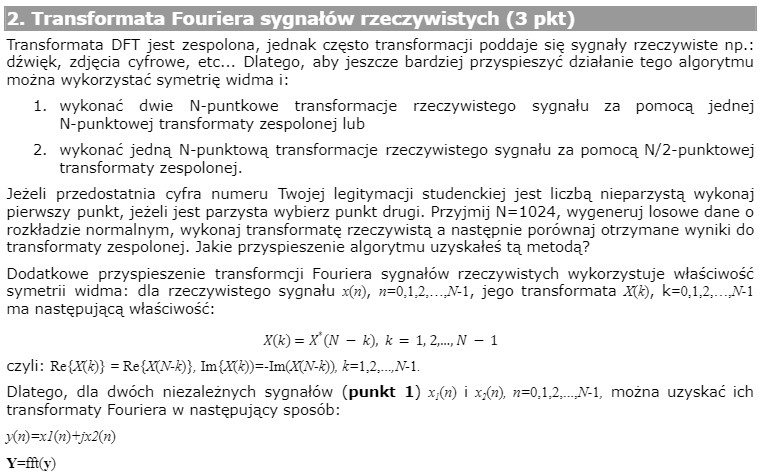
%> input picture CPS_LAB4/Zad 2/Instrukcja21.jpg, 765 x 475 px
$ octave Zad2.m   (GNU Octave 9; MATLAB toolbox functions it lacks are replaced by stand-ins)
%> lines starting %> are read from the running program, lines starting %| are printed output that depends on the picture
clc;
% Zadanie 2 - Transformata sygnałów rzeczywistych
% 2 N-puntkowe transformacje rzeczywistego sygnału
% za pomocą jednej N-punktowej transformaty zespolonej
clear all; close all;

% Instrukcja do zadania
figure(1);
Img=imread("Instrukcja21.jpg");
%> Img is the input picture: size 475x765x3 uint8; min 0, max 255, mean 233.9
Img=imshow(Img);
figure(2);
Img=imread("Instrukcja22.jpg");
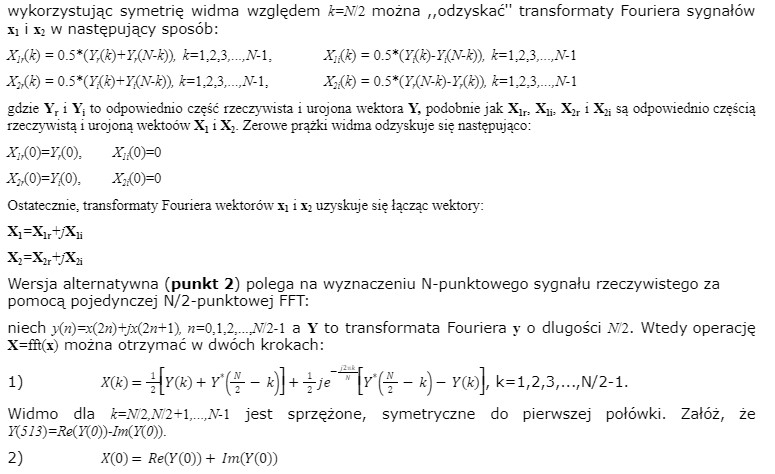
%> input picture CPS_LAB4/Zad 2/Instrukcja22.jpg, 775 x 474 px
%> Img is the input picture: size 474x775x3 uint8; min 0, max 255, mean 242.5
Img=imshow(Img);

%%%%%%%%%%%%%%%%%%%%%%%%%%%%%%%%%%%%%%%%%%%%%%%%%%%%%%%%%%%%%%%%%%%%

% Przyjmij N=1024, wygeneruj losowe dane o rozkładzie normalnym
N = 1024;
x1 = randn(1,N);
x2 = randn(1,N);

% Wykonaj transformatę rzeczywistą - Fast Fourier Transform
Xmat1 = fft(x1);
Xmat2 = fft(x2);

% Tworzenie sygnału zespolonego i jego transformata
y = x1 + 1i*x2;
Y = fft(y);

% Rozdzielanie 2 sygnałów na 2 transformaty pojednynczych sygnałów
for k=1:N-1
    X1r(k+1) = 0.5*(real(Y(k+1)) + real(Y(N-k+1)));
    X1i(k+1) = 0.5*(imag(Y(k+1)) - imag(Y(N-k+1)));

    X2r(k+1) = 0.5*(imag(Y(k+1)) + imag(Y(N-k+1)));
    X2i(k+1) = 0.5*(real(Y(N-k+1)) - real(Y(k+1)));
end

X1r(1) = real(Y(1));
X1i(1) = 0;
X2r(1) = imag(Y(1));
X2i(1) = 0;

X1 = X1r + 1i*X1i;
X2 = X2r + 1i*X2i;

%%%%%%%%%%%%%%%%%%%%%%%%%%%%%%%%%%%%%%%%%%%%%%%%%%%%%%%%%%%%%%%%%%%%

% Porównanie otrzymanych transformat z tymi matlabowymi

fprintf("\n\n\n\n\n\n\n")
fprintf("Największy błąd sygnału 1: %u\n" ,max(abs(Xmat1 - X1)));
fprintf("Największy błąd sygnału 2: %u\n" ,max(abs(Xmat2 - X2)));

%%%%%%%%%%%%%%%%%%%%%%%%%%%%%%%%%%%%%%%%%%%%%%%%%%%%%%%%%%%%%%%%%%%%

f = (0:N-1)/(N-1) * 1000;
figure(3);
hold on;
plot(f,abs(Xmat1), "r-o");
plot(f,abs(X1), "k-x");
%xlim([0 500])
set(figure(3),'units','points','position',[0,30,720,720])
title('Sygnał 1');
legend('MAT','DFT');
xlabel('Częstotliwość [Hz]');
ylabel('Amplituda');
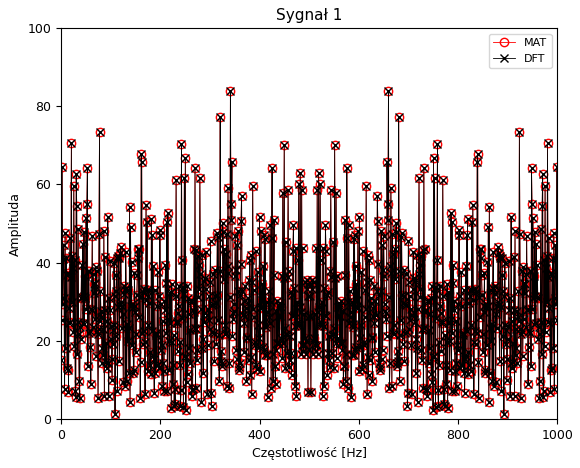
%> figure redrawn from the program's plot data; curve peaks at x = 341.2, y = 83.91
hold off;

figure(4);
plot(f,abs(Xmat1 - X1), "b-");
%xlim([0 500])
set(figure(4),'units','points','position',[720,30,720,720])
title('Sygnał 1');
legend('Błąd');
xlabel('Częstotliwość [Hz]');
ylabel('Amplituda');
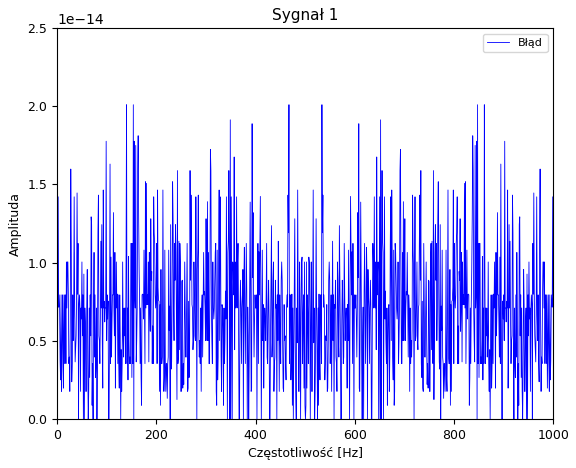
%> figure redrawn from the program's plot data; curve peaks at x = 139.8, y = 2.01e-14

figure(5);
hold on;
plot(f,abs(Xmat2), "r-o");
plot(f,abs(X2), "k-x");
%xlim([0 500])
set(figure(5),'units','points','position',[0,30,720,720])
title('Sygnał 2');
legend('MAT','DFT');
xlabel('Częstotliwość [Hz]');
ylabel('Amplituda');
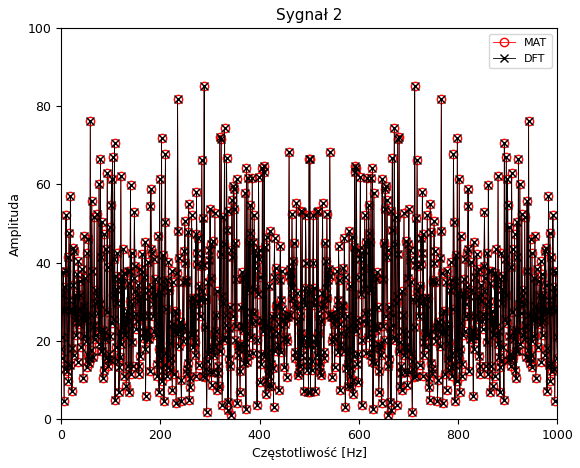
%> figure redrawn from the program's plot data; curve peaks at x = 288.4, y = 85.18
hold off;

figure(6);
plot(f,abs(Xmat2 - X2), "b-");
%xlim([0 500])
set(figure(6),'units','points','position',[720,30,720,720])
title('Sygnał 2');
legend('');
xlabel('Częstotliwość [Hz]');
ylabel('Amplituda');
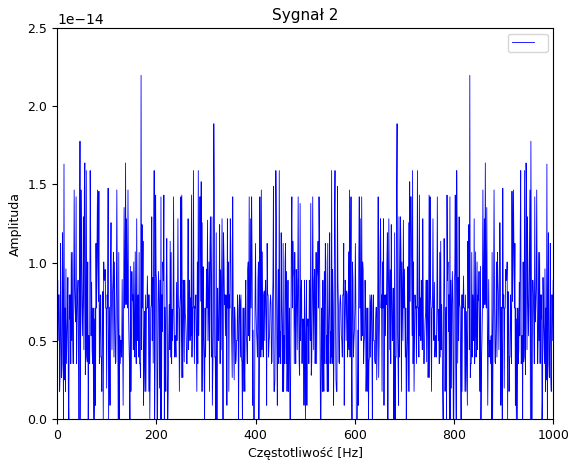
%> figure redrawn from the program's plot data; curve peaks at x = 169.1, y = 2.2e-14
